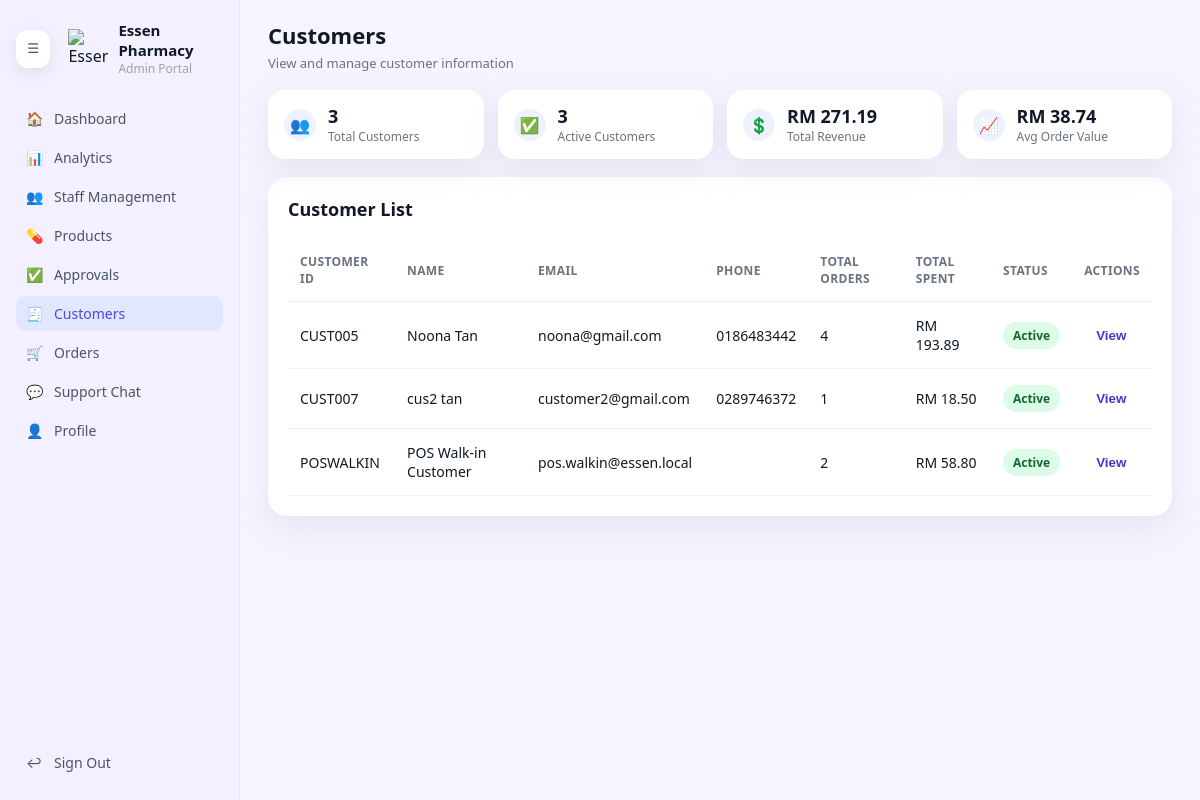
/admin/customers.php (signed in), run on an earlier commit of the app's database.
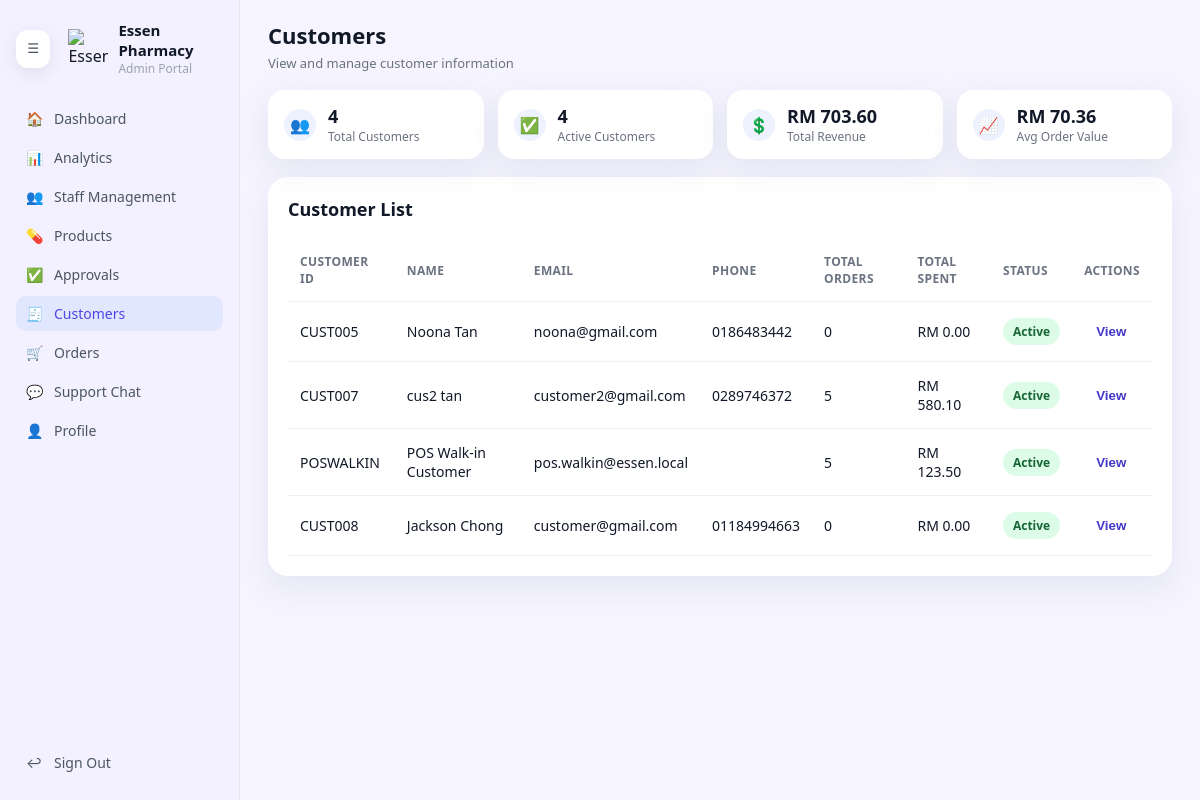
And on a later commit of the database.
### tables this page shows
CREATE TABLE `customers` (
  `customer_id` int(10) UNSIGNED NOT NULL,
  `user_id` int(10) UNSIGNED DEFAULT NULL,
  `customer_code` varchar(20) NOT NULL,
  `name` varchar(150) NOT NULL,
  `email` varchar(150) NOT NULL,
  `phone` varchar(40) DEFAULT NULL,
  `address` varchar(255) DEFAULT NULL,
  `join_date` date NOT NULL DEFAULT curdate(),
  `status` enum('active','inactive') NOT NULL DEFAULT 'active',
  `created_at` timestamp NULL DEFAULT current_timestamp(),
  `updated_at` timestamp NULL DEFAULT current_timestamp() ON UPDATE current_timestamp()
);

### admin/customers.php (the view, shortened to what this page needs)
<?php
require_once __DIR__ . '/../db.php';
$sql = "SELECT c.customer_id, c.customer_code, c.name, c.email, c.phone, c.address, c.join_date, c.status,
               COUNT(o.order_id) AS total_orders,
               COALESCE(SUM(o.total), 0.00) AS total_spent
        FROM customers c
        LEFT JOIN customer_orders o ON c.customer_id = o.customer_id
        GROUP BY c.customer_id
        ORDER BY c.customer_id ASC";
$result = $conn->query($sql);
$customers = [];
if ($result) {
    while ($row = $result->fetch_assoc()) {
        $normalizedStatus = strtolower(trim((string) ($row['status'] ?? '')));
        $row['status'] = $normalizedStatus !== '' ? $normalizedStatus : 'inactive';
        $row['total_orders'] = (int)$row['total_orders'];
        $row['total_spent'] = (float)$row['total_spent'];
        $customers[] = $row;
    }
}
$totalCustomers = count($customers);
$activeCustomers = count(array_filter($customers, fn($customer) => $customer['status'] === 'active'));
$totalRevenue = array_reduce($customers, fn($sum, $customer) => $sum + $customer['total_spent'], 0.0);
$totalOrders = array_reduce($customers, fn($sum, $customer) => $sum + $customer['total_orders'], 0);
$avgOrderValue = $totalOrders > 0 ? $totalRevenue / $totalOrders : 0.0;
?>
<!DOCTYPE html>
<html lang="en">
<head>
    <link rel="stylesheet" href="css/admin-dashboard.css">
    <link rel="stylesheet" href="css/admin-customers.css">
</head>
<body>
<div class="admin-layout">
    <aside class="sidebar">
        <div class="sidebar-header">
            <button type="button" id="sidebarToggle" class="sidebar-toggle" aria-pressed="false" aria-label="Toggle sidebar">☰</button>
            <div class="logo-circle">
                <img src="../logo-transparent.png" alt="Essen Pharmacy" class="logo-image">
            </div>
            <div class="sidebar-brand">
                <div class="brand-title">Essen Pharmacy</div>
                <div class="brand-subtitle">Admin Portal</div>
            </div>
        </div>
        <nav class="sidebar-nav">
            <a href="dashboard.php" class="nav-item">
                <span class="nav-icon">🏠</span>
                <span class="nav-label">Dashboard</span>
            </a>
            <a href="analytics.php" class="nav-item">
                <span class="nav-icon">📊</span>
                <span class="nav-label">Analytics</span>
            </a>
            <a href="staff.php" class="nav-item">
                <span class="nav-icon">👥</span>
                <span class="nav-label">Staff Management</span>
            </a>
            <a href="products.php" class="nav-item">
                <span class="nav-icon">💊</span>
                <span class="nav-label">Products</span>
            </a>
            <a href="approvals.php" class="nav-item">
                <span class="nav-icon">✅</span>
                <span class="nav-label">Approvals</span>
            </a>
            <a href="customers.php" class="nav-item active">
                <span class="nav-icon">🧾</span>
                <span class="nav-label">Customers</span>
            </a>
            <a href="orders.php" class="nav-item">
                <span class="nav-icon">🛒</span>
                <span class="nav-label">Orders</span>
            </a>
            <a href="support-chat.php" class="nav-item">
                <span class="nav-icon">💬</span>
                <span class="nav-label">Support Chat</span>
            </a>
            <a href="profile.php" class="nav-item">
                <span class="nav-icon">👤</span>
                <span class="nav-label">Profile</span>
            </a>
        </nav>
        <div class="sidebar-footer">
            <a href="../logout.php" class="nav-item">
                <span class="nav-icon">↩</span>
                <span class="nav-label">Sign Out</span>
            </a>
        </div>
    </aside>
    <main class="main-content">
        <header class="main-header">
            <div>
                <h1>Customers</h1>
                <p>View and manage customer information</p>
            </div>
        </header>
        <section class="metric-grid customers-metrics">
            <div class="metric-card">
                <div class="metric-icon">👥</div>
                <div class="metric-main">
                    <div class="metric-value"><?php echo number_format($totalCustomers); ?></div>
                    <div class="metric-label">Total Customers</div>
                </div>
            </div>
            <div class="metric-card">
                <div class="metric-icon">✅</div>
                <div class="metric-main">
                    <div class="metric-value"><?php echo number_format($activeCustomers); ?></div>
                    <div class="metric-label">Active Customers</div>
                </div>
            </div>
            <div class="metric-card">
                <div class="metric-icon">💲</div>
                <div class="metric-main">
                    <div class="metric-value">RM <?php echo number_format($totalRevenue, 2); ?></div>
                    <div class="metric-label">Total Revenue</div>
                </div>
            </div>
            <div class="metric-card">
                <div class="metric-icon">📈</div>
                <div class="metric-main">
                    <div class="metric-value">RM <?php echo number_format($avgOrderValue, 2); ?></div>
                    <div class="metric-label">Avg Order Value</div>
                </div>
            </div>
        </section>
        <section class="table-card">
            <div class="table-card-header">
                <div>
                    <h2>Customer List</h2>
                </div>
            </div>
            <div class="table-scroll">
                <table class="customers-table">
                    <thead>
                        <tr>
                            <th>Customer ID</th>
                            <th>Name</th>
                            <th>Email</th>
                            <th>Phone</th>
                            <th>Total Orders</th>
                            <th>Total Spent</th>
                            <th>Status</th>
                            <th class="actions-column">Actions</th>
                        </tr>
                    </thead>
                    <tbody id="customer-table-body">
                        <?php foreach ($customers as $customer): ?>
                            <tr data-search="<?php echo htmlspecialchars(strtolower($customer['customer_code'] . ' ' . $customer['name'] . ' ' . $customer['email'] . ' ' . $customer['phone'])); ?>">
                                <td class="font-medium"><?php echo htmlspecialchars($customer['customer_code']); ?></td>
                                <td><?php echo htmlspecialchars($customer['name']); ?></td>
                                <td><?php echo htmlspecialchars($customer['email']); ?></td>
                                <td><?php echo htmlspecialchars($customer['phone']); ?></td>
                                <td><?php echo (int)$customer['total_orders']; ?></td>
                                <td>RM <?php echo number_format($customer['total_spent'], 2); ?></td>
                                <td>
                                    <span class="status-pill <?php echo $customer['status'] === 'active' ? 'status-active' : 'status-inactive'; ?>">
                                        <?php echo htmlspecialchars($customer['status']); ?>
                                    </span>
                                </td>
                                <td class="actions-column">
                                    <button type="button" class="view-button" data-customer-id="<?php echo (int)$customer['customer_id']; ?>">
                                        View
                                    </button>
                                </td>
                            </tr>
                        <?php endforeach; ?>
                    </tbody>
                </table>
            </div>
        </section>
    </main>
</div>
</body>
</html>

### admin/css/admin-dashboard.css (style rules this page uses)
body { margin: 0; font-family: system-ui, -apple-system, BlinkMacSystemFont, "Segoe UI", sans-serif; background-color: #f5f4ff; color: #111827; }
.admin-layout { display: grid; grid-template-columns: 240px minmax(0, 1fr); min-height: 100vh; }
.sidebar { position: sticky; top: 0; height: 100vh; overflow-y: auto; background-color: #f3f0ff; border-right: 1px solid #e5e7eb; display: flex; flex-direction: column; padding: 20px 16px; box-sizing: border-box; min-width: 240px; transition: width 0.2s ease, padding 0.2s ease; }
.sidebar-header { display: flex; align-items: center; gap: 10px; margin-bottom: 24px; }
.logo-circle { width: 40px; height: 40px; border-radius: 0; display: flex; align-items: center; justify-content: center; background: transparent; color: inherit; overflow: visible; }
.logo-image { width: 40px; height: 40px; max-width: 40px; max-height: 40px; display: block; object-fit: contain; }
.sidebar-toggle { display: inline-flex; align-items: center; justify-content: center; width: 38px; height: 38px; border: none; border-radius: 12px; background: #ffffff; color: #4b5563; cursor: pointer; box-shadow: 0 5px 18px rgba(15, 23, 42, 0.08); transition: background 0.2s ease, transform 0.2s ease; margin-right: 8px; }
.sidebar-brand .brand-title { font-size: 15px; font-weight: 600; }
.sidebar-brand .brand-subtitle { font-size: 12px; color: #9ca3af; }
.sidebar-nav { flex: 1; display: flex; flex-direction: column; gap: 4px; }
.nav-item { display: flex; align-items: center; gap: 10px; padding: 8px 10px; border-radius: 10px; text-decoration: none; color: #4b5563; font-size: 14px; }
.nav-item .nav-icon { width: 18px; }
.nav-item.active { background-color: #e0e7ff; color: #4f46e5; }
.sidebar-footer { margin-top: auto; }
.main-content { padding: 20px 28px 28px; box-sizing: border-box; }
.main-header h1 { margin: 0 0 4px; font-size: 22px; }
.main-header p { margin: 0; font-size: 13px; color: #6b7280; }
.metric-grid { margin-top: 20px; display: grid; grid-template-columns: repeat(4, minmax(0, 1fr)); gap: 14px; }
.metric-card { background-color: #ffffff; border-radius: 16px; padding: 14px 16px; display: flex; align-items: center; gap: 12px; box-shadow: 0 10px 30px rgba(148, 163, 184, 0.18); }
.metric-icon { width: 32px; height: 32px; border-radius: 999px; display: flex; align-items: center; justify-content: center; font-size: 16px; background-color: #eef2ff; color: #4f46e5; }
.metric-main { flex: 1; }
.metric-value { font-size: 18px; font-weight: 600; }
.metric-label { font-size: 12px; color: #6b7280; }

### admin/css/admin-customers.css (style rules this page uses)
.customers-metrics { margin-top: 18px; grid-template-columns: repeat(4, minmax(0, 1fr)); }
.table-card { margin-top: 18px; background-color: #ffffff; border-radius: 20px; padding: 20px; box-shadow: 0 12px 30px rgba(148, 163, 184, 0.16); }
.table-card-header { display: flex; justify-content: space-between; gap: 14px; align-items: center; margin-bottom: 18px; }
.table-card-header h2 { margin: 0; font-size: 18px; }
.table-card-header > div:first-child { min-width: 0; }
.table-scroll { overflow-x: auto; }
.customers-table, .orders-table { width: 100%; border-collapse: collapse; min-width: 780px; }
.customers-table th, .customers-table td, .orders-table th, .orders-table td { padding: 14px 12px; text-align: left; font-size: 14px; border-bottom: 1px solid #eef2f7; }
.customers-table th { color: #6b7280; font-weight: 600; text-transform: uppercase; letter-spacing: 0.03em; font-size: 12px; }
.actions-column { text-align: right; }
.view-button { border: none; background: transparent; color: #4338ca; font-weight: 600; cursor: pointer; padding: 8px 12px; border-radius: 999px; transition: background-color 0.2s ease; }
.status-pill { display: inline-flex; align-items: center; justify-content: center; padding: 5px 10px; border-radius: 999px; font-size: 12px; font-weight: 600; text-transform: capitalize; }
.status-active { background-color: #dcfce7; color: #166534; }

What changed in the data, as far as the page shows it:
computed for customers "CUST005": total_orders "4" → "0"; total_spent "193.89" → "0.00"
changed customers "CUST007": total_orders "1" → "5"; total_spent "18.50" → "580.10"
computed for customers "POSWALKIN": total_orders "2" → "5"; total_spent "58.80" → "123.50"
added customers: customer_code "CUST008", name "Jackson Chong", email "customer@gmail.com", phone "01184994663", total_orders "0", total_spent "0.00", status "Active"
Also different on the page:
$totalCustomers: "3" → "4"
$activeCustomers: "3" → "4"
$totalRevenue: "271.19" → "703.60"
$avgOrderValue: "38.74" → "70.36"
